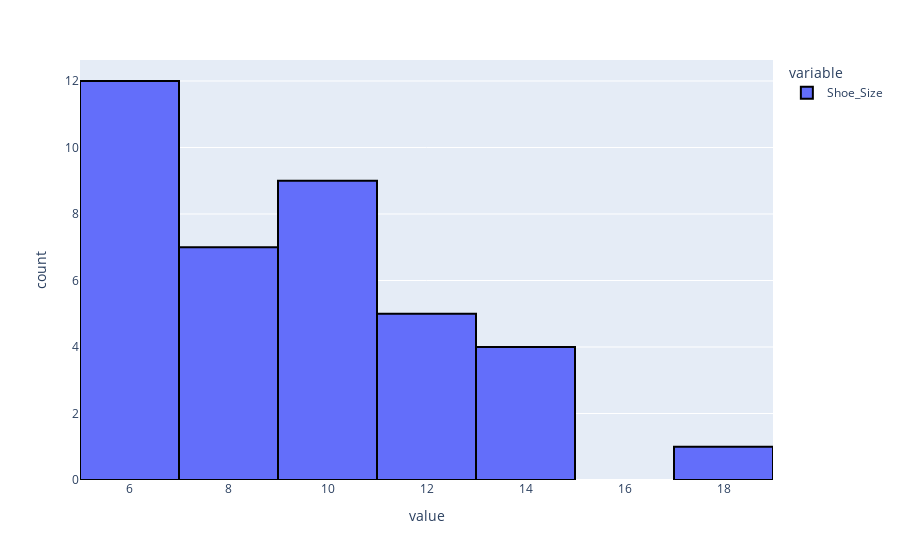

Notebook cell for this chart:
### Code cell
fig = px.histogram(df['Shoe_Size'])
fig.update_traces(marker_line_width=2, marker_line_color="black")
fig.show()

### Figure 1 — Plotly figure (JSON) as saved in the notebook; plotly's stock layout.template omitted (floating-point values rounded to 4 significant figures)
{"data": [{"bingroup": "x", "hovertemplate": "variable=Shoe_Size<br>value=%{x}<br>count=%{y}<extra></extra>", "legendgroup": "Shoe_Size", "marker": {"color": "#636efa", "line": {"color": "black", "width": 2}, "pattern": {"shape": ""}}, "name": "Shoe_Size", "orientation": "v", "showlegend": true, "type": "histogram", "x": [13.5, 8.0, 6.4, 6.9, 10.5, 6.8, 5.5, 9.6, 9.1, 6.7, 9.7, 10.4, 7.7, 12.5, 7.6, 11.4, 5.6, 8.4, 12.1, 6.4, 13.7, 13.6, 18.0, 6.3, 11.6, 5.4, 9.5, 10.4, 13.7, 8.3, 6.5, 5.2, 7.6, 8.9, 10.5, 12.8, 6.6, 10.3], "xaxis": "x", "yaxis": "y"}], "layout": {"barmode": "relative", "legend": {"title": {"text": "variable"}, "tracegroupgap": 0}, "margin": {"t": 60}, "xaxis": {"anchor": "y", "domain": [0, 1], "title": {"text": "value"}}, "yaxis": {"anchor": "x", "domain": [0, 1], "title": {"text": "count"}}}}
